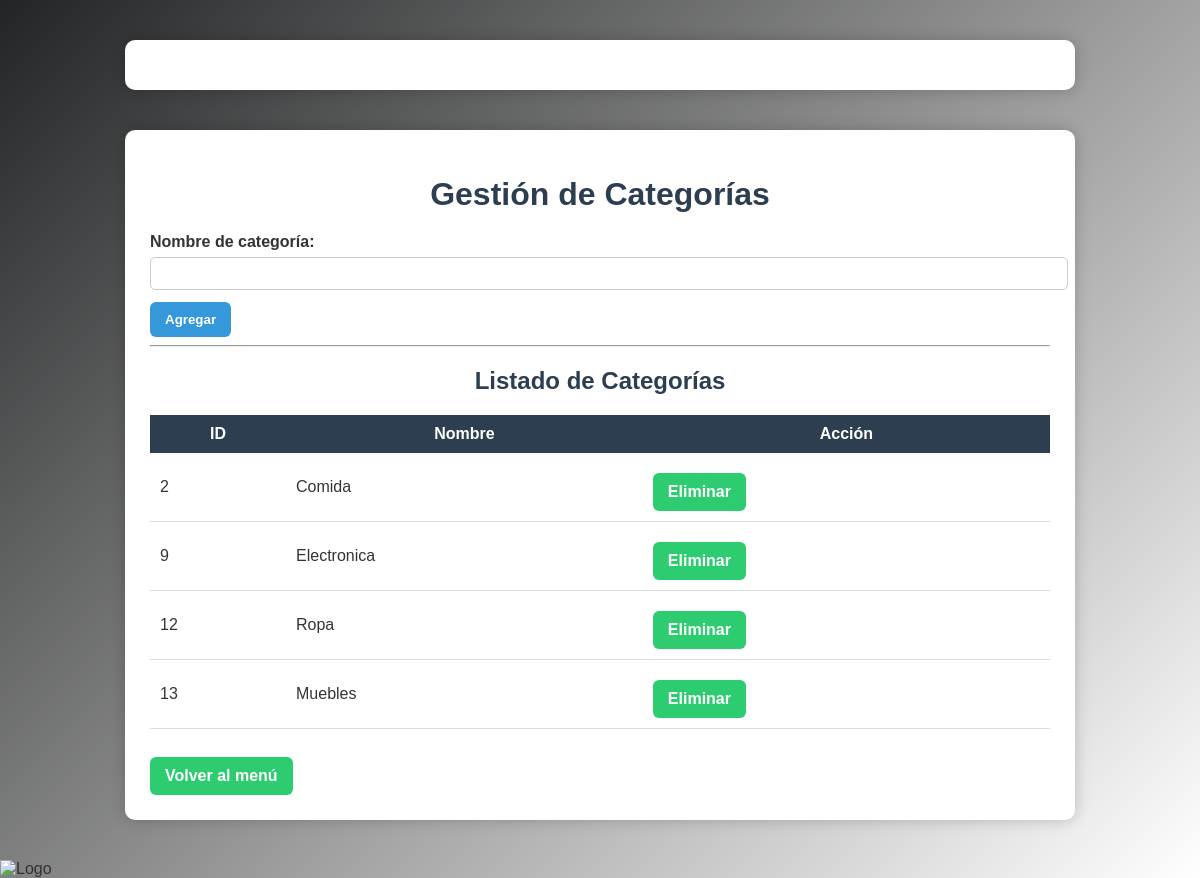
The page /categorias.php (signed in) on the database its author committed.
### tables this page shows
CREATE TABLE `categorias` (
  `id` int(11) NOT NULL,
  `nombre` varchar(100) NOT NULL
);

### categorias.php (the view, shortened to what this page needs)
<!DOCTYPE html>
<html>
<head>
    <link rel="stylesheet" href="estilos.css">
</head>
<?php
include("conexionbd.php");
?>
<body>
<div class="container">
    <h1>Gestión de Categorías</h1>
    <form method="POST">
        <label>Nombre de categoría:</label>
        <input type="text" name="nombre" required>
        <button type="submit">Agregar</button>
    </form>
    <hr>
    <h2>Listado de Categorías</h2>
    <table>
        <tr>
            <th>ID</th>
            <th>Nombre</th>
            <th>Acción</th>
        </tr>
        <?php
        $resultado = mysqli_query($conexion, "SELECT * FROM categorias");
        while ($fila = mysqli_fetch_assoc($resultado)) {
            echo "<tr>";
            echo "<td>".$fila['id']."</td>";
            echo "<td>".$fila['nombre']."</td>";
            echo "<td>
                    <a class='btn' href='categorias.php?eliminar=".$fila['id']."'>Eliminar</a>
                  </td>";
            echo "</tr>";
        }
        ?>
    </table>
    <br>
    <a class="btn" href="menu.php">Volver al menú</a>
</div>
        <img src="SOFTWAREATHOME.PNG" alt="Logo" width="300">
</body>
</html>

### estilos.css (style rules this page uses)
body { margin: 0; font-family: Arial, Helvetica, sans-serif; background: linear-gradient(135deg, #232425, #ffffff); color: #333; }
.container { width: 80%; max-width: 900px; margin: 40px auto; background: white; padding: 25px; border-radius: 10px; box-shadow: 0px 0px 15px rgba(0,0,0,0.2); }
h1, h2 { text-align: center; color: #2c3e50; }
a { text-decoration: none; }
.btn { display: inline-block; padding: 10px 15px; background: #2ecc71; color: white; border-radius: 6px; font-weight: bold; margin-top: 10px; }
table { width: 100%; border-collapse: collapse; margin-top: 20px; }
table th { background: #2c3e50; color: white; padding: 10px; }
table td { padding: 10px; border-bottom: 1px solid #ddd; }
input, select { width: 100%; padding: 8px; margin: 6px 0 12px 0; border-radius: 5px; border: 1px solid #ccc; }
button { padding: 10px 15px; border: none; background: #3498db; color: white; border-radius: 6px; font-weight: bold; cursor: pointer; }
.container h1 { margin-bottom: 20px; }
form label { font-weight: bold; }

### rows shown on the page
categorias: id "2", nombre "Comida"
categorias: id "9", nombre "Electronica"
categorias: id "12", nombre "Ropa"
categorias: id "13", nombre "Muebles"
